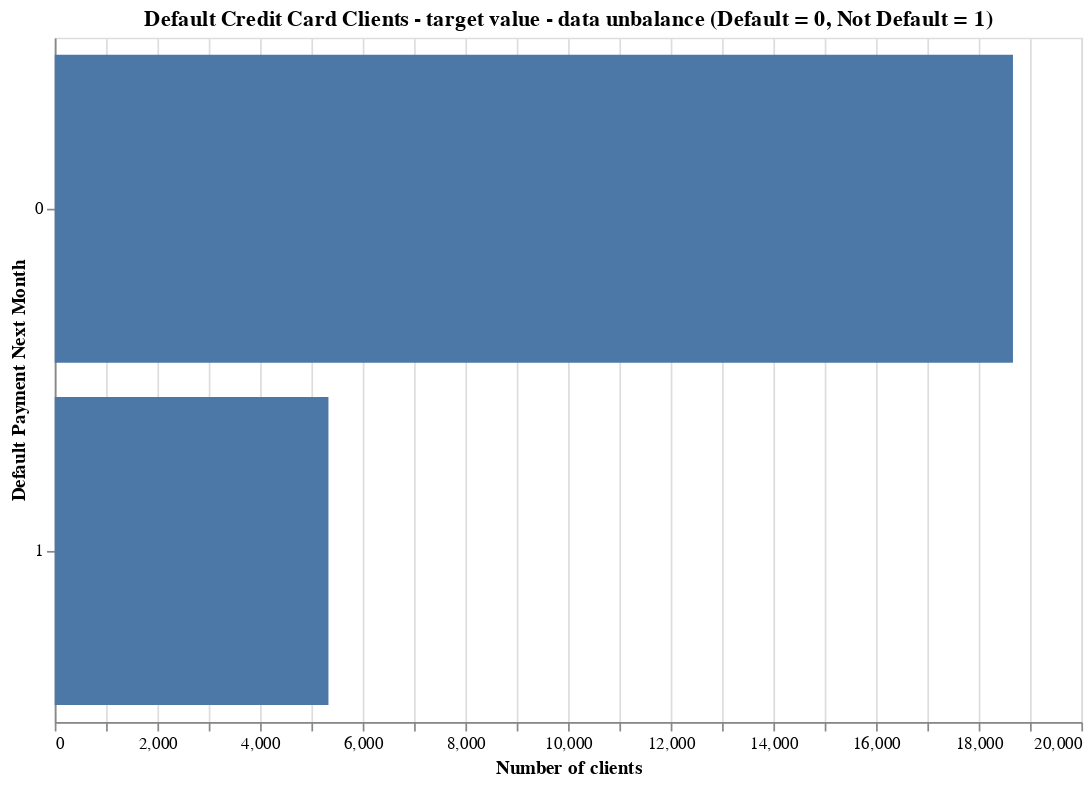

This figure's notebook cell:
### Code cell
alt.Chart(train_df).mark_bar().encode(
    y=alt.Y('next_month:N', title='Default Payment Next Month'),
    x=alt.X('count()', title='Number of clients')
).properties(
    title='Default Credit Card Clients - target value - data unbalance\n(Default = 0, Not Default = 1)',
    width=600,
    height=400
)

### Figure 1 — Vega specification as saved in the notebook (floating-point values rounded to 4 significant figures)
{"$schema": "https://vega.github.io/schema/vega/v5.json", "data": [{"name": "source_0", "values": [{"__count": 18668, "next_month": 0}, {"__count": 5332, "next_month": 1}]}, {"name": "source_0_x_domain___count", "values": [{"min": 5332, "max": 18668}]}, {"name": "source_0_y_domain_next_month", "values": [{"next_month": 0}, {"next_month": 1}]}], "marks": [{"type": "rect", "name": "marks", "from": {"data": "source_0"}, "encode": {"update": {"x2": {"value": 0, "scale": "x"}, "description": {"signal": "\"Number of clients: \" + (format(datum[\"__count\"], \"\")) + \"; Default Payment Next Month: \" + (isValid(datum[\"next_month\"]) ? datum[\"next_month\"] : \"\"+datum[\"next_month\"])"}, "x": {"field": "__count", "scale": "x"}, "y": {"field": "next_month", "scale": "y"}, "height": {"signal": "max(0.25, bandwidth('y'))"}, "ariaRoleDescription": {"value": "bar"}, "fill": {"value": "#4c78a8"}}}, "style": ["bar"]}], "scales": [{"name": "x", "type": "linear", "domain": [{"signal": "(data(\"source_0_x_domain___count\")[0] || {}).min"}, {"signal": "(data(\"source_0_x_domain___count\")[0] || {}).max"}], "range": [0, {"signal": "width"}], "nice": true, "zero": true}, {"name": "y", "type": "band", "domain": {"data": "source_0_y_domain_next_month", "field": "next_month", "sort": true}, "range": [0, {"signal": "height"}], "paddingInner": 0.1, "paddingOuter": 0.05}], "axes": [{"scale": "x", "zindex": 0, "labels": false, "gridScale": "y", "minExtent": 0, "grid": true, "ticks": false, "maxExtent": 0, "aria": false, "orient": "bottom", "tickCount": {"signal": "ceil(width/40)"}, "domain": false}, {"scale": "x", "orient": "bottom", "title": "Number of clients", "labelFlush": true, "labelOverlap": true, "grid": false, "zindex": 0, "tickCount": {"signal": "ceil(width/40)"}}, {"scale": "y", "orient": "left", "grid": false, "title": "Default Payment Next Month", "zindex": 0}], "title": {"text": "Default Credit Card Clients - target value - data unbalance\n(Default = 0, Not Default = 1)", "frame": "group"}, "background": "white", "width": 600, "height": 400, "padding": 5, "style": "cell"}
